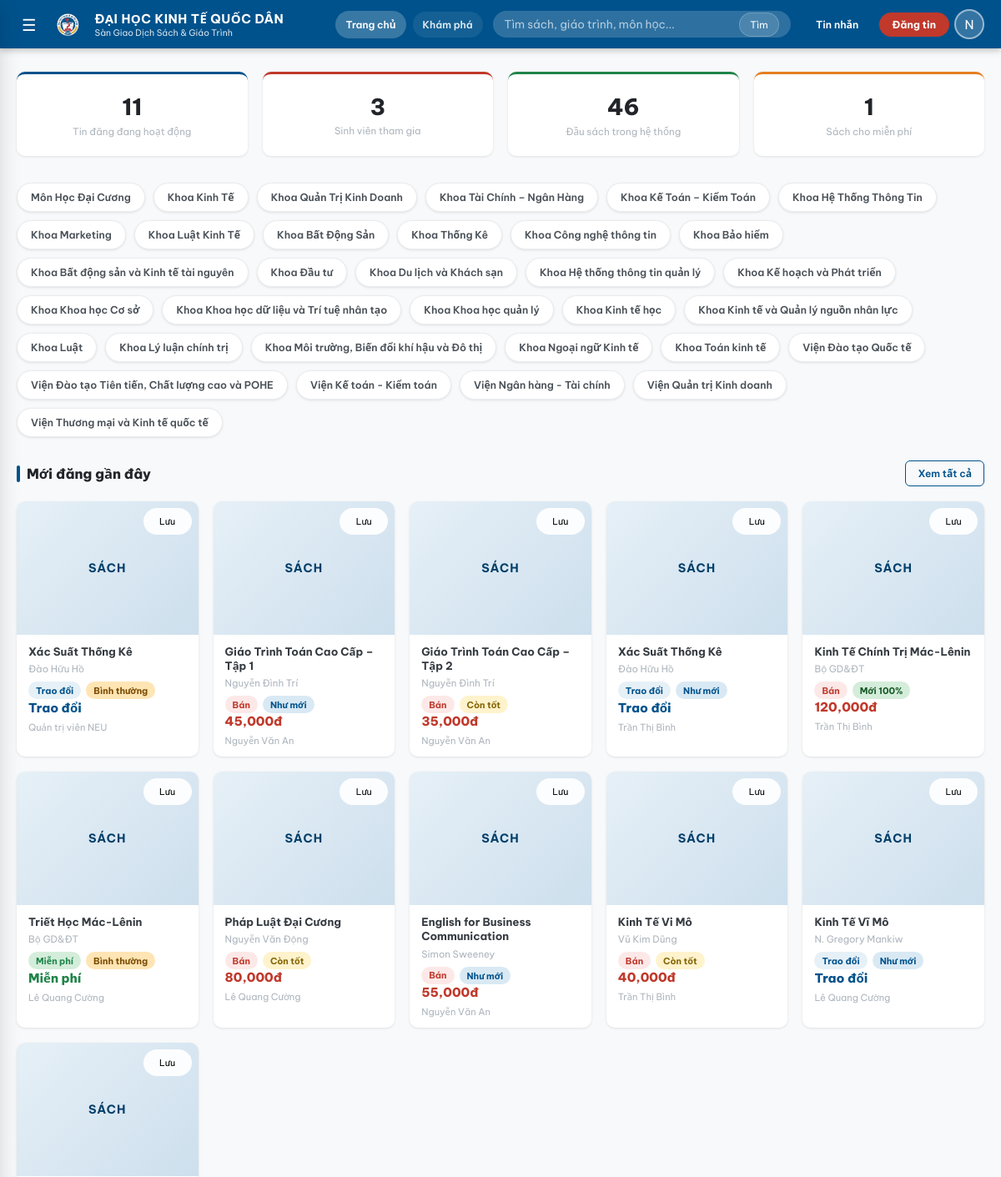
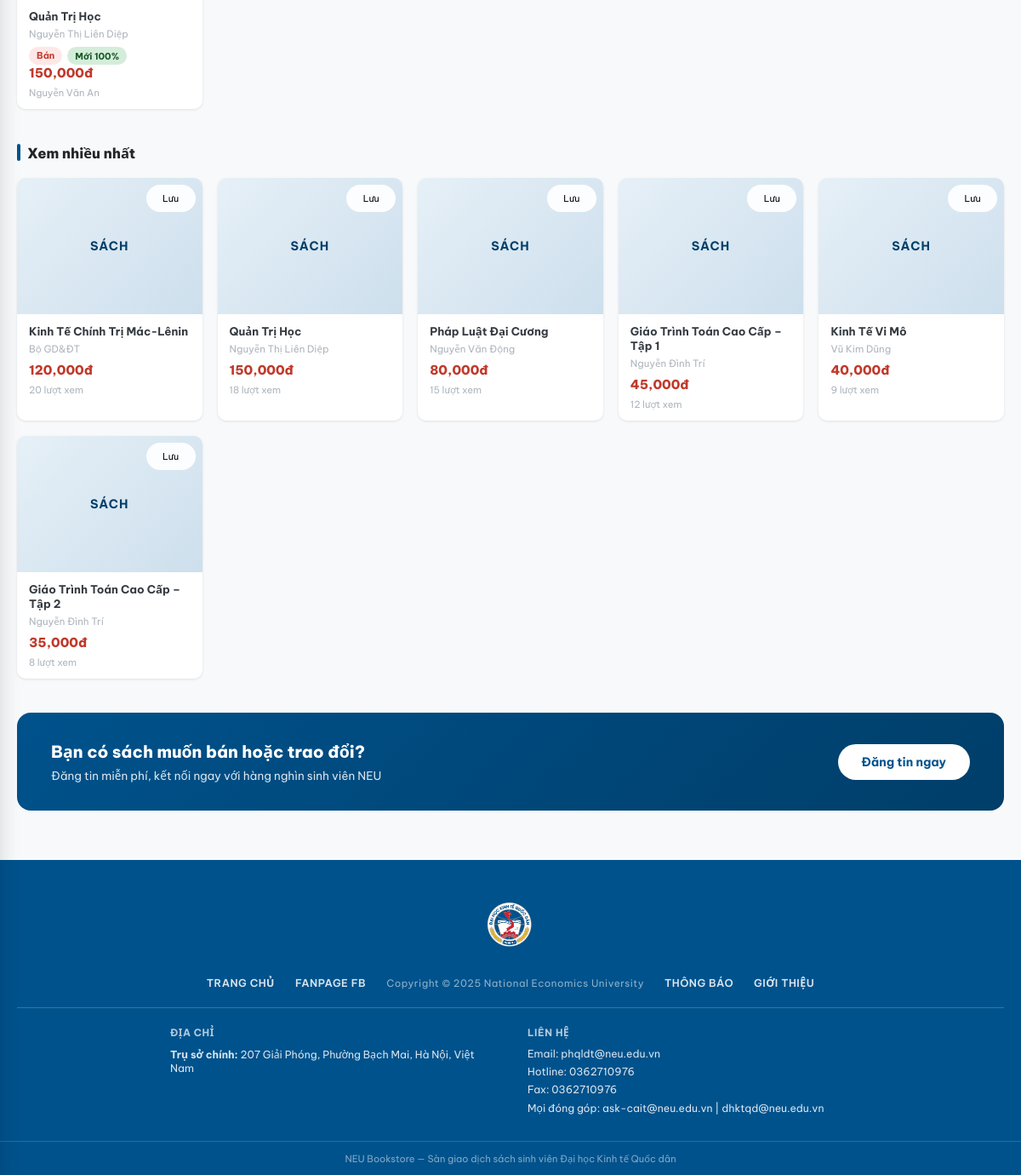
Screenshot of /home (signed in) with the database file from the repository (2 pictures, top to bottom).
### tables this page shows
CREATE TABLE users (
    id            INTEGER PRIMARY KEY AUTOINCREMENT,
    username      TEXT    UNIQUE NOT NULL,
    password_hash TEXT    NOT NULL,
    full_name     TEXT,
    email         TEXT,
    phone         TEXT,
    student_id    TEXT    UNIQUE,
    faculty       TEXT,
    course_year   INTEGER,
    role          TEXT    DEFAULT 'student' CHECK(role IN ('student','admin')),
    bio           TEXT,
    rating_avg    REAL    DEFAULT 0,
    rating_count  INTEGER DEFAULT 0,
    created_at    TIMESTAMP DEFAULT CURRENT_TIMESTAMP
, reputation_score INTEGER DEFAULT 0, completed_deals INTEGER DEFAULT 0, location_label TEXT, latitude REAL, longitude REAL);

CREATE TABLE categories (
    id          INTEGER PRIMARY KEY AUTOINCREMENT,
    name        TEXT    NOT NULL,
    slug        TEXT    UNIQUE NOT NULL,
    parent_id   INTEGER REFERENCES categories(id) ON DELETE SET NULL,
    icon        TEXT    DEFAULT '📚',
    description TEXT,
    sort_order  INTEGER DEFAULT 0
);

CREATE TABLE "listings" (
            id              INTEGER PRIMARY KEY AUTOINCREMENT,
            book_id         INTEGER REFERENCES books(id) ON DELETE CASCADE,
            seller_id       INTEGER REFERENCES users(id) ON DELETE CASCADE,
            listing_type    TEXT NOT NULL CHECK(listing_type IN ('sell','exchange','free')),
            price           REAL DEFAULT 0,
            condition       TEXT NOT NULL
                            CHECK(condition IN ('new','like_new','good','fair','poor')),
            notes           TEXT,
            status          TEXT DEFAULT 'active'
                            CHECK(status IN ('pending','active','rejected','sold','reserved','closed')),
            exchange_for    TEXT,
            moderated_by    INTEGER REFERENCES users(id) ON DELETE SET NULL,
            moderated_at    TIMESTAMP,
            moderation_note TEXT,
            views           INTEGER DEFAULT 0,
            created_at      TIMESTAMP DEFAULT CURRENT_TIMESTAMP,
            updated_at      TIMESTAMP DEFAULT CURRENT_TIMESTAMP
        , meeting_label TEXT, meeting_latitude REAL, meeting_longitude REAL);

CREATE TABLE books (
    id           INTEGER PRIMARY KEY AUTOINCREMENT,
    title        TEXT    NOT NULL,
    author       TEXT,
    isbn         TEXT,
    publisher    TEXT,
    publish_year INTEGER,
    edition      TEXT,
    category_id  INTEGER REFERENCES categories(id) ON DELETE SET NULL,
    faculty      TEXT,
    course_year  INTEGER,
    subject_code TEXT,
    description  TEXT,
    cover_emoji  TEXT    DEFAULT '📖',
    created_at   TIMESTAMP DEFAULT CURRENT_TIMESTAMP
, cover_image TEXT);

### app.py (the view)
@app.route("/home")
@login_required
def home():
    conn = get_db_connection()
    recent = conn.execute("""
        SELECT l.*, b.title, b.author, b.cover_emoji, b.cover_image, b.subject_code,
               u.full_name seller_name, u.username seller_username, u.rating_avg,
               c.name cat_name
        FROM listings l
        JOIN books    b ON b.id = l.book_id
        JOIN users    u ON u.id = l.seller_id
        LEFT JOIN categories c ON c.id = b.category_id
        WHERE l.status='active'
        ORDER BY l.created_at DESC
        LIMIT 12
    """).fetchall()
    popular = conn.execute("""
        SELECT l.*, b.title, b.author, b.cover_emoji, b.cover_image,
               u.full_name seller_name, u.username seller_username
        FROM listings l
        JOIN books b ON b.id = l.book_id
        JOIN users u ON u.id = l.seller_id
        WHERE l.status='active'
        ORDER BY l.views DESC
        LIMIT 6
    """).fetchall()
    stats = conn.execute("""
        SELECT
          (SELECT COUNT(*) FROM listings WHERE status='active') total_listings,
          (SELECT COUNT(*) FROM users    WHERE role='student')  total_users,
          (SELECT COUNT(*) FROM books)                          total_books,
          (SELECT COUNT(*) FROM listings
           WHERE listing_type='free' AND status='active')       free_books
    """).fetchone()
    wl = conn.execute(
        "SELECT listing_id FROM wishlist WHERE user_id=?", (session["user_id"],)
    ).fetchall()
    wishlist_ids = {r["listing_id"] for r in wl}
    conn.close()
    return render_template(
        "home.html",
        recent=recent,
        popular=popular,
        stats=stats,
        wishlist_ids=wishlist_ids,
    )

### app.py (called while the page is built, shortened)
def _text_quality_score(value: str) -> int:
    bad_score = sum(value.count(token) for token in MOJIBAKE_TOKENS) * 10
    good_score = sum(ch.lower() in VIETNAMESE_CHARS for ch in value)
    return good_score - bad_score

def repair_text(value):
    if not isinstance(value, str) or not value:
        return value
    candidates = [value]
    return max(candidates, key=_text_quality_score)

def login_required(f):
    @wraps(f)
    def decorated(*args, **kwargs):
        if "user_id" not in session:
            flash("Vui lòng đăng nhập để tiếp tục.", "warning")
            return redirect(url_for("login"))
        return f(*args, **kwargs)
    return decorated

def get_current_user():
    if "user_id" not in session:
        return None
    conn = get_db_connection()
    user = conn.execute("SELECT * FROM users WHERE id=?", (session["user_id"],)).fetchone()
    conn.close()
    return user

### database.py (called while the page is built)
def get_db_connection() -> sqlite3.Connection:
    conn = sqlite3.connect(DATABASE)
    conn.row_factory = sqlite3.Row
    conn.execute("PRAGMA foreign_keys = ON")
    return conn

### templates/home.html (shortened to what this page needs)
{% extends "base.html" %}
{% block content %}
<div class="container">
  <div class="stats-grid">
    <div class="stat-card">
      <div class="stat-value">{{ stats.total_listings }}</div>
      <div class="stat-label">Tin đăng đang hoạt động</div>
    </div>
    <div class="stat-card">
      <div class="stat-value">{{ stats.total_users }}</div>
      <div class="stat-label">Sinh viên tham gia</div>
    </div>
    <div class="stat-card">
      <div class="stat-value">{{ stats.total_books }}</div>
      <div class="stat-label">Đầu sách trong hệ thống</div>
    </div>
    <div class="stat-card">
      <div class="stat-value">{{ stats.free_books }}</div>
      <div class="stat-label">Sách cho miễn phí</div>
    </div>
  </div>
  <div class="category-strip">
    {% for cat in root_categories %}
      <a href="{{ url_for('listings') }}?cat={{ cat.id }}" class="category-chip">{{ cat.name }}</a>
    {% endfor %}
  </div>
  <div class="section-header">
    <div class="section-title">Mới đăng gần đây</div>
    <a href="{{ url_for('listings') }}" class="btn btn-outline btn-sm">Xem tất cả</a>
  </div>
  {% if recent %}
    <div class="book-grid home-block">
      {% for l in recent %}
        <a href="{{ url_for('listing_detail', lid=l.id) }}" class="card book-card">
          <div class="book-card-cover">
            {% if l.cover_image %}
              <img src="{{ l.cover_image }}" alt="{{ l.title }}" class="book-cover-image">
            {% else %}
              <span class="book-card-cover-label">Sách</span>
            {% endif %}
            <button class="wishlist-btn {{ 'wishlisted' if l.id in wishlist_ids }}"
                    data-lid="{{ l.id }}"
                    title="{{ 'Bỏ yêu thích' if l.id in wishlist_ids else 'Thêm yêu thích' }}">
              {{ 'Đã lưu' if l.id in wishlist_ids else 'Lưu' }}
            </button>
          </div>
          <div class="book-card-body">
            <div class="book-card-title">{{ l.title }}</div>
            <div class="book-card-author">{{ l.author or 'Không rõ tác giả' }}</div>
            <div class="book-card-meta">
              {% set type_info = TYPE_LABELS.get(l.listing_type, ('', '')) %}
              <span class="badge {{ 'badge-red' if l.listing_type=='sell' else ('badge-blue' if l.listing_type=='exchange' else 'badge-green') }}">
                {{ type_info[1] }} {{ type_info[0] }}
              </span>
              {% set cond_info = CONDITION_LABELS.get(l.condition, ('','badge-gray')) %}
              <span class="badge {{ cond_info[1] }}">{{ cond_info[0] }}</span>
            </div>
            {% if l.listing_type == 'sell' %}
              <div class="book-card-price">{{ '{:,.0f}'.format(l.price) }}đ</div>
            {% elif l.listing_type == 'free' %}
              <div class="book-card-price book-card-free">Miễn phí</div>
            {% else %}
              <div class="book-card-price book-card-exchange">Trao đổi</div>
            {% endif %}
            <div class="book-card-foot">{{ l.seller_name or l.seller_username }}</div>
          </div>
        </a>
      {% endfor %}
    </div>
  {% else %}
    <div class="empty-state">
      <h3>Chưa có tin đăng nào</h3>
      <p>Hãy là người đầu tiên đăng sách!</p>
      <a href="{{ url_for('post_listing') }}" class="btn btn-primary empty-state-action">Đăng tin ngay</a>
    </div>
  {% endif %}
  {% if popular %}
    <div class="section-header">
      <div class="section-title">Xem nhiều nhất</div>
    </div>
    <div class="book-grid home-block">
      {% for l in popular %}
        <a href="{{ url_for('listing_detail', lid=l.id) }}" class="card book-card">
          <div class="book-card-cover">
            {% if l.cover_image %}
              <img src="{{ l.cover_image }}" alt="{{ l.title }}" class="book-cover-image">
            {% else %}
              <span class="book-card-cover-label">Sách</span>
            {% endif %}
            <button class="wishlist-btn {{ 'wishlisted' if l.id in wishlist_ids }}" data-lid="{{ l.id }}">
              {{ 'Đã lưu' if l.id in wishlist_ids else 'Lưu' }}
            </button>
          </div>
          <div class="book-card-body">
            <div class="book-card-title">{{ l.title }}</div>
            <div class="book-card-author">{{ l.author or '' }}</div>
            {% if l.listing_type == 'sell' %}
              <div class="book-card-price">{{ '{:,.0f}'.format(l.price) }}đ</div>
            {% elif l.listing_type == 'free' %}
              <div class="book-card-price book-card-free">Miễn phí</div>
            {% else %}
              <div class="book-card-price book-card-exchange">Trao đổi</div>
            {% endif %}
            <div class="book-card-foot">{{ l.views }} lượt xem</div>
          </div>
        </a>
      {% endfor %}
    </div>
  {% endif %}
  <div class="home-cta">
    <div class="home-cta-copy">
      <div class="home-cta-title">Bạn có sách muốn bán hoặc trao đổi?</div>
      <div class="home-cta-text">
        Đăng tin miễn phí, kết nối ngay với hàng nghìn sinh viên NEU
      </div>
    </div>
    <a href="{{ url_for('post_listing') }}" class="home-cta-action">Đăng tin ngay</a>
  </div>
</div>
{% endblock %}

### templates/base.html (shortened to what this page needs)
<!DOCTYPE html>
<html lang="vi">
<head>
  <link rel="stylesheet" href="{{ url_for('static', filename='css/style.css') }}">
</head>
<body>
<div class="page-wrapper">
  <header class="site-header">
    <div class="header-inner">
      <button class="header-menu-btn" id="menuBtn" title="Mở menu">☰</button>
      <a href="{{ url_for('home') }}" class="header-logo">
        <img src="{{ url_for('static', filename='images/neu-logo.png') }}" alt="NEU logo" class="header-logo-mark">
        <div class="header-logo-text">
          <span>ĐẠI HỌC KINH TẾ QUỐC DÂN</span>
          <span class="header-logo-sub">Sàn Giao Dịch Sách &amp; Giáo Trình</span>
        </div>
      </a>
      {% if current_user %}
        <div class="header-quicknav">
          <a href="{{ url_for('home') }}" class="header-quicklink">Trang chủ</a>
          <a href="{{ url_for('listings') }}" class="header-quicklink">Khám phá</a>
        </div>
      {% endif %}
      <form class="header-search" action="{{ url_for('listings') }}" method="GET">
        <input type="text" name="q" placeholder="Tìm sách, giáo trình, môn học..." value="{{ request.args.get('q','') }}">
        <button type="submit">Tìm</button>
      </form>
      <div class="header-actions">
        <a href="{{ url_for('messages') }}" class="header-btn" title="Tin nhắn">
          Tin nhắn
        </a>
        <a href="{{ url_for('post_listing') }}" class="btn-post-header">Đăng tin</a>
        <div class="header-account">
          <div class="header-avatar" id="avatarBtn">
            {{ current_user.full_name[0] if current_user and current_user.full_name else 'U' }}
          </div>
        </div>
      </div>
    </div>
  </header>
  <main class="main-content">
    {% block content %}{% endblock %}
  </main>
  <footer class="site-footer">
    <div class="footer-top">
      <div class="container">
        <div class="footer-logo-row">
          <img src="{{ url_for('static', filename='images/neu-logo.png') }}" alt="NEU logo" class="footer-logo-mark">
        </div>
        <div class="footer-nav-row">
          <a href="{{ url_for('home') }}">TRANG CHỦ</a>
          <a href="https://www.facebook.com/neu.edu.vn" target="_blank" rel="noreferrer">FANPAGE FB</a>
          <span class="footer-copyright">Copyright © 2025 National Economics University</span>
          <a href="#">THÔNG BÁO</a>
          <a href="https://neu.edu.vn" target="_blank" rel="noreferrer">GIỚI THIỆU</a>
        </div>
        <div class="footer-info-row">
          <div class="footer-info-block">
            <h4>Địa chỉ</h4>
            <div class="footer-info-item">
              <span><strong>Trụ sở chính:</strong> 207 Giải Phóng, Phường Bạch Mai, Hà Nội, Việt Nam</span>
            </div>
          </div>
          <div class="footer-info-block">
            <h4>Liên hệ</h4>
            <div class="footer-info-item"><span>Email: phqldt@neu.edu.vn</span></div>
            <div class="footer-info-item"><span>Hotline: 0362710976</span></div>
            <div class="footer-info-item"><span>Fax: 0362710976</span></div>
            <div class="footer-info-item"><span>Mọi đóng góp: ask-cait@neu.edu.vn | dhktqd@neu.edu.vn</span></div>
          </div>
        </div>
      </div>
    </div>
    <div class="footer-bottom">NEU Bookstore — Sàn giao dịch sách sinh viên Đại học Kinh tế Quốc dân</div>
  </footer>
</div>
</body>
</html>

### rows the page displays
users: full_name "N"
categories: name "Môn Học Đại Cương"
categories: name "Khoa Kinh Tế"
categories: name "Khoa Quản Trị Kinh Doanh"
categories: name "Khoa Tài Chính – Ngân Hàng"
categories: name "Khoa Kế Toán – Kiểm Toán"
categories: name "Khoa Hệ Thống Thông Tin"
categories: name "Khoa Marketing"
categories: name "Khoa Luật Kinh Tế"
categories: name "Khoa Bất Động Sản"
categories: name "Khoa Thống Kê"
categories: name "Khoa Công nghệ thông tin"
categories: name "Khoa Bảo hiểm"
categories: name "Khoa Bất động sản và Kinh tế tài nguyên"
categories: name "Khoa Đầu tư"
categories: name "Khoa Du lịch và Khách sạn"
categories: name "Khoa Hệ thống thông tin quản lý"
categories: name "Khoa Kế hoạch và Phát triển"
categories: name "Khoa Khoa học Cơ sở"
categories: name "Khoa Khoa học dữ liệu và Trí tuệ nhân tạo"
categories: name "Khoa Khoa học quản lý"
categories: name "Khoa Kinh tế học"
categories: name "Khoa Kinh tế và Quản lý nguồn nhân lực"
categories: name "Khoa Luật"
categories: name "Khoa Lý luận chính trị"
categories: name "Khoa Môi trường, Biến đổi khí hậu và Đô thị"
categories: name "Khoa Ngoại ngữ Kinh tế"
categories: name "Khoa Toán kinh tế"
categories: name "Viện Đào tạo Quốc tế"
categories: name "Viện Đào tạo Tiên tiến, Chất lượng cao và POHE"
categories: name "Viện Kế toán - Kiểm toán"
categories: name "Viện Ngân hàng - Tài chính"
categories: name "Viện Quản trị Kinh doanh"
categories: name "Viện Thương mại và Kinh tế quốc tế"
listings: id "Lưu", title "Xác Suất Thống Kê", author "Đào Hữu Hồ", type_info "Trao đổi", cond_info "Bình thường", listing_type "Trao đổi", full_name "Quản trị viên NEU"
listings: id "Lưu", title "Giáo Trình Toán Cao Cấp – Tập 1", author "Nguyễn Đình Trí", type_info "Bán", cond_info "Như mới", price "45,000", full_name "Nguyễn Văn An", views "12"
listings: id "Lưu", title "Giáo Trình Toán Cao Cấp – Tập 2", author "Nguyễn Đình Trí", type_info "Bán", cond_info "Còn tốt", price "35,000", full_name "Nguyễn Văn An", views "8"
listings: id "Lưu", title "Xác Suất Thống Kê", author "Đào Hữu Hồ", type_info "Trao đổi", cond_info "Như mới", listing_type "Trao đổi", full_name "Trần Thị Bình"
listings: id "Lưu", title "Kinh Tế Chính Trị Mác-Lênin", author "Bộ GD&ĐT", type_info "Bán", cond_info "Mới 100%", price "120,000", full_name "Trần Thị Bình", views "20"
listings: id "Lưu", title "Triết Học Mác-Lênin", author "Bộ GD&ĐT", type_info "Miễn phí", cond_info "Bình thường", listing_type "Miễn phí", full_name "Lê Quang Cường"
listings: id "Lưu", title "Pháp Luật Đại Cương", author "Nguyễn Văn Động", type_info "Bán", cond_info "Còn tốt", price "80,000", full_name "Lê Quang Cường", views "15"
listings: id "Lưu", title "English for Business Communication", author "Simon Sweeney", type_info "Bán", cond_info "Như mới", price "55,000", full_name "Nguyễn Văn An"
listings: id "Lưu", title "Kinh Tế Vi Mô", author "Vũ Kim Dũng", type_info "Bán", cond_info "Còn tốt", price "40,000", full_name "Trần Thị Bình", views "9"
listings: id "Lưu", title "Kinh Tế Vĩ Mô", author "N. Gregory Mankiw", type_info "Trao đổi", cond_info "Như mới", listing_type "Trao đổi", full_name "Lê Quang Cường"
listings: id "Lưu", title "Quản Trị Học", author "Nguyễn Thị Liên Diệp", type_info "Bán", cond_info "Mới 100%", price "150,000", full_name "Nguyễn Văn An", views "18"

### other values shown
{{ stats.total_listings }} "11"
{{ stats.total_users }} "3"
{{ stats.total_books }} "46"
{{ stats.free_books }} "1"
